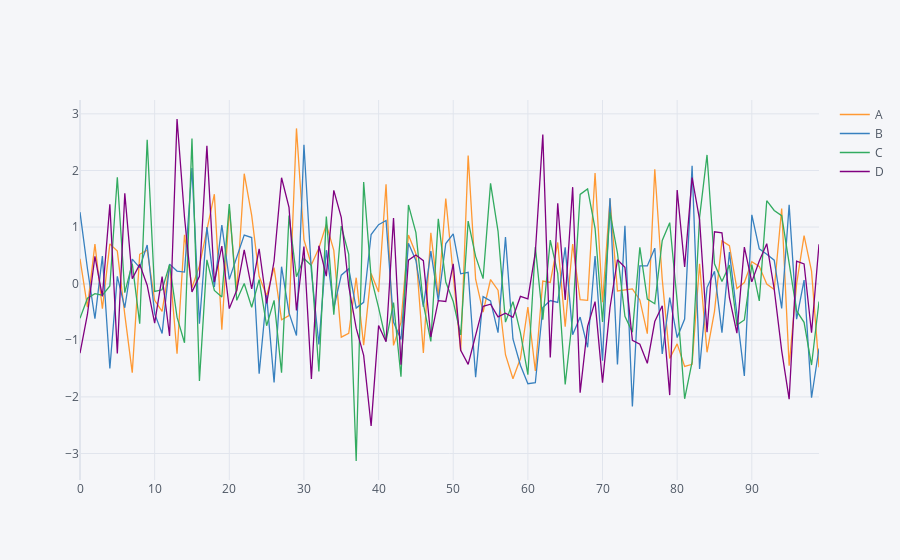

Notebook source saved alongside this figure:
### Markdown cell above
### Line plot

### Code cell
df1.iplot()
